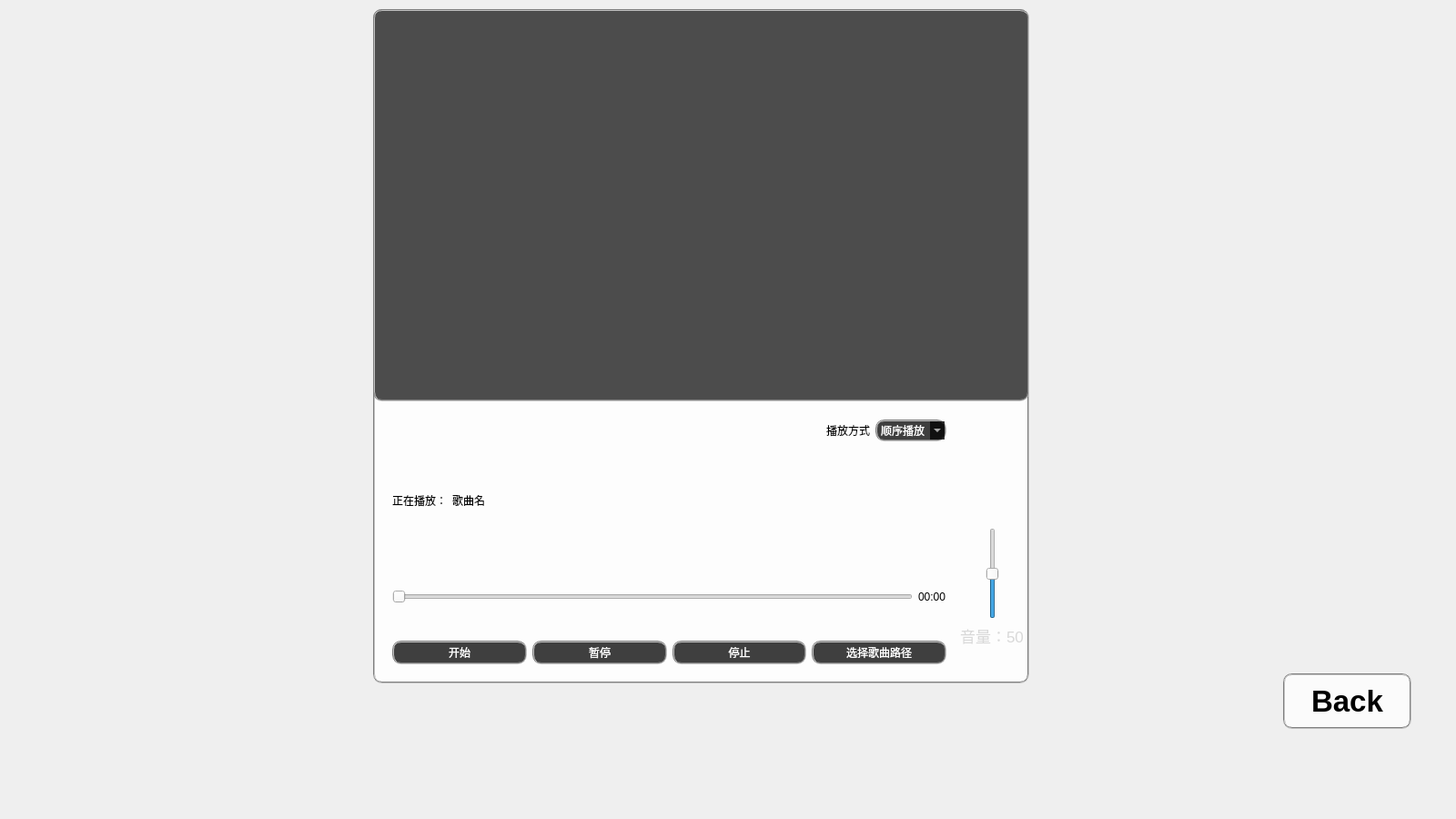
<?xml version="1.0" encoding="UTF-8"?>
<ui version="4.0">
 <class>Music</class>
 <widget class="QWidget" name="Music">
  <property name="geometry">
   <rect>
    <x>0</x>
    <y>0</y>
    <width>1600</width>
    <height>900</height>
   </rect>
  </property>
  <property name="windowTitle">
   <string>Widget</string>
  </property>
  <widget class="QTableWidget" name="tableWidget">
   <property name="geometry">
    <rect>
     <x>410</x>
     <y>10</y>
     <width>721</width>
     <height>431</height>
    </rect>
   </property>
   <property name="minimumSize">
    <size>
     <width>0</width>
     <height>350</height>
    </size>
   </property>
   <property name="styleSheet">
    <string notr="true">QTableWidget{color: White;
								background-color:rgba(0,0,0,0.7);
								border:2px groove gray;
								border-radius:10px;
								padding:2px 4px;}</string>
   </property>
  </widget>
  <widget class="QPushButton" name="btn_musicback">
   <property name="geometry">
    <rect>
     <x>1410</x>
     <y>740</y>
     <width>141</width>
     <height>61</height>
    </rect>
   </property>
   <property name="font">
    <font>
     <pointsize>25</pointsize>
     <weight>75</weight>
     <bold>true</bold>
    </font>
   </property>
   <property name="styleSheet">
    <string notr="true">QPushButton{color: Black;
								background-color:rgba(255,255,255,0.75);
								border:2px groove gray;
								border-radius:10px;
								padding:2px 4px;}</string>
   </property>
   <property name="text">
    <string>Back</string>
   </property>
  </widget>
  <widget class="QWidget" name="layoutWidget">
   <property name="geometry">
    <rect>
     <x>420</x>
     <y>450</y>
     <width>631</width>
     <height>291</height>
    </rect>
   </property>
   <layout class="QVBoxLayout" name="verticalLayout_3">
    <item>
     <layout class="QHBoxLayout" name="horizontalLayout_8">
      <item>
       <layout class="QHBoxLayout" name="horizontalLayout_4">
        <item>
         <spacer name="horizontalSpacer_6">
          <property name="orientation">
           <enum>Qt::Horizontal</enum>
          </property>
          <property name="sizeHint" stdset="0">
           <size>
            <width>40</width>
            <height>20</height>
           </size>
          </property>
         </spacer>
        </item>
        <item>
         <widget class="QLabel" name="label_2">
          <property name="styleSheet">
           <string notr="true">QLabel{color:Black;}</string>
          </property>
          <property name="text">
           <string>播放方式</string>
          </property>
          <property name="alignment">
           <set>Qt::AlignRight|Qt::AlignTrailing|Qt::AlignVCenter</set>
          </property>
         </widget>
        </item>
        <item>
         <widget class="QComboBox" name="mode">
          <property name="minimumSize">
           <size>
            <width>72</width>
            <height>0</height>
           </size>
          </property>
          <property name="styleSheet">
           <string notr="true">QComboBox{color: White;
								background-color:rgba(0,0,0,0.75);
								border:2px groove gray;
								border-radius:10px;
								padding:2px 4px;}</string>
          </property>
          <item>
           <property name="text">
            <string>顺序播放</string>
           </property>
          </item>
          <item>
           <property name="text">
            <string>随机播放</string>
           </property>
          </item>
          <item>
           <property name="text">
            <string>单曲循环</string>
           </property>
          </item>
         </widget>
        </item>
       </layout>
      </item>
      <item>
       <layout class="QHBoxLayout" name="horizontalLayout_5"/>
      </item>
     </layout>
    </item>
    <item>
     <layout class="QHBoxLayout" name="horizontalLayout_6">
      <item>
       <layout class="QHBoxLayout" name="horizontalLayout_7">
        <item>
         <widget class="QLabel" name="label_playing">
          <property name="maximumSize">
           <size>
            <width>60</width>
            <height>16777215</height>
           </size>
          </property>
          <property name="styleSheet">
           <string notr="true">QLabel{color:black;}</string>
          </property>
          <property name="text">
           <string>正在播放：</string>
          </property>
         </widget>
        </item>
        <item>
         <widget class="QLabel" name="music_name">
          <property name="styleSheet">
           <string notr="true">QLabel{color:black;}</string>
          </property>
          <property name="text">
           <string>歌曲名</string>
          </property>
         </widget>
        </item>
       </layout>
      </item>
      <item>
       <spacer name="horizontalSpacer_3">
        <property name="orientation">
         <enum>Qt::Horizontal</enum>
        </property>
        <property name="sizeHint" stdset="0">
         <size>
          <width>40</width>
          <height>20</height>
         </size>
        </property>
       </spacer>
      </item>
     </layout>
    </item>
    <item>
     <layout class="QVBoxLayout" name="verticalLayout">
      <item>
       <layout class="QHBoxLayout" name="horizontalLayout">
        <item>
         <widget class="QSlider" name="horizontalSlider">
          <property name="minimumSize">
           <size>
            <width>350</width>
            <height>0</height>
           </size>
          </property>
          <property name="maximumSize">
           <size>
            <width>16777215</width>
            <height>20</height>
           </size>
          </property>
          <property name="maximum">
           <number>100</number>
          </property>
          <property name="pageStep">
           <number>1</number>
          </property>
          <property name="orientation">
           <enum>Qt::Horizontal</enum>
          </property>
         </widget>
        </item>
        <item>
         <widget class="QLabel" name="positionLabel">
          <property name="text">
           <string>00:00</string>
          </property>
         </widget>
        </item>
       </layout>
      </item>
      <item>
       <layout class="QHBoxLayout" name="horizontalLayout_2">
        <item>
         <widget class="QPushButton" name="start">
          <property name="styleSheet">
           <string notr="true">QPushButton{color: White;
								background-color:rgba(0,0,0,0.75);
								border:2px groove gray;
								border-radius:10px;
								padding:2px 4px;}</string>
          </property>
          <property name="text">
           <string>开始</string>
          </property>
         </widget>
        </item>
        <item>
         <widget class="QPushButton" name="pause">
          <property name="styleSheet">
           <string notr="true">QPushButton{color: White;
								background-color:rgba(0,0,0,0.75);
								border:2px groove gray;
								border-radius:10px;
								padding:2px 4px;}</string>
          </property>
          <property name="text">
           <string>暂停</string>
          </property>
         </widget>
        </item>
        <item>
         <widget class="QPushButton" name="stop">
          <property name="styleSheet">
           <string notr="true">QPushButton{color: White;
								background-color:rgba(0,0,0,0.75);
								border:2px groove gray;
								border-radius:10px;
								padding:2px 4px;}</string>
          </property>
          <property name="text">
           <string>停止</string>
          </property>
         </widget>
        </item>
        <item>
         <widget class="QPushButton" name="add">
          <property name="styleSheet">
           <string notr="true">QPushButton{color: White;
								background-color:rgba(0,0,0,0.75);
								border:2px groove gray;
								border-radius:10px;
								padding:2px 4px;}</string>
          </property>
          <property name="text">
           <string>选择歌曲路径</string>
          </property>
         </widget>
        </item>
       </layout>
      </item>
     </layout>
    </item>
   </layout>
  </widget>
  <widget class="QFrame" name="frame">
   <property name="geometry">
    <rect>
     <x>410</x>
     <y>10</y>
     <width>721</width>
     <height>741</height>
    </rect>
   </property>
   <property name="styleSheet">
    <string notr="true">QFrame{
								background-color:rgba(255,255,255,0.85);
								border:2px groove gray;
								border-radius:10px;
								padding:2px 4px;}</string>
   </property>
   <property name="frameShape">
    <enum>QFrame::StyledPanel</enum>
   </property>
   <property name="frameShadow">
    <enum>QFrame::Raised</enum>
   </property>
   <widget class="QSlider" name="verticalSlider">
    <property name="geometry">
     <rect>
      <x>670</x>
      <y>570</y>
      <width>21</width>
      <height>100</height>
     </rect>
    </property>
    <property name="maximumSize">
     <size>
      <width>16777215</width>
      <height>100</height>
     </size>
    </property>
    <property name="maximum">
     <number>100</number>
    </property>
    <property name="singleStep">
     <number>0</number>
    </property>
    <property name="value">
     <number>50</number>
    </property>
    <property name="orientation">
     <enum>Qt::Vertical</enum>
    </property>
   </widget>
  </widget>
  <widget class="QLabel" name="vol">
   <property name="geometry">
    <rect>
     <x>1040</x>
     <y>680</y>
     <width>100</width>
     <height>36</height>
    </rect>
   </property>
   <property name="maximumSize">
    <size>
     <width>16777215</width>
     <height>16777215</height>
    </size>
   </property>
   <property name="font">
    <font>
     <pointsize>13</pointsize>
    </font>
   </property>
   <property name="styleSheet">
    <string notr="true">QLabel{color:black;}</string>
   </property>
   <property name="text">
    <string>音量：50</string>
   </property>
   <property name="alignment">
    <set>Qt::AlignCenter</set>
   </property>
  </widget>
  <zorder>vol</zorder>
  <zorder>frame</zorder>
  <zorder>tableWidget</zorder>
  <zorder>btn_musicback</zorder>
  <zorder>layoutWidget</zorder>
 </widget>
 <layoutdefault spacing="6" margin="11"/>
 <resources/>
 <connections/>
</ui>
